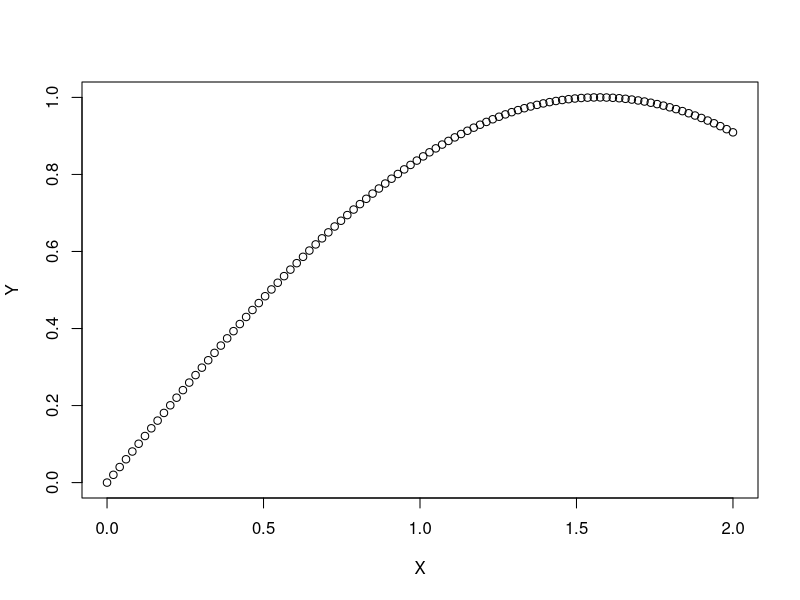

This chart was generated by the following R code:
# Physical Modeling in MATLAB by Allen B. Downey
# Chapter 4:  Vectors
# Exercise 4.3 
# MATLAB script refactored into R

# Write a loop that computes a vector Y that contains the sines of
# the elements of X. 
# To test your loop, write a script that
# 1. Uses linspace (see the documentation) to assign to X a vector with 100
#    elements running from 0 to 2.
# 2. Uses your loop to store the sines in Y.
# 3. Plots the elements of Y as a function of the elements of X.

X <- seq(0, 2, len = 100) # X = linspace(0, 2) in MATLAB
Y <- rep(0, length(X)) # initialize

for(i in 1:length(X)) {
  Y[i] <- sin(X[i])
}
plot(X, Y)
